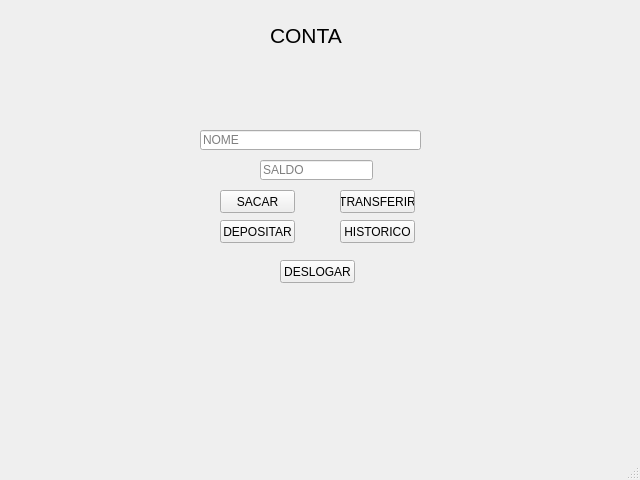
<?xml version="1.0" encoding="UTF-8"?>
<ui version="4.0">
 <class>MainWindow</class>
 <widget class="QMainWindow" name="MainWindow">
  <property name="geometry">
   <rect>
    <x>0</x>
    <y>0</y>
    <width>640</width>
    <height>480</height>
   </rect>
  </property>
  <property name="windowTitle">
   <string>MainWindow</string>
  </property>
  <widget class="QWidget" name="centralwidget">
   <widget class="QLineEdit" name="lineEdit">
    <property name="geometry">
     <rect>
      <x>200</x>
      <y>130</y>
      <width>221</width>
      <height>20</height>
     </rect>
    </property>
    <property name="placeholderText">
     <string>NOME</string>
    </property>
   </widget>
   <widget class="QLineEdit" name="lineEdit_2">
    <property name="geometry">
     <rect>
      <x>260</x>
      <y>160</y>
      <width>113</width>
      <height>20</height>
     </rect>
    </property>
    <property name="placeholderText">
     <string>SALDO</string>
    </property>
   </widget>
   <widget class="QLabel" name="label">
    <property name="geometry">
     <rect>
      <x>270</x>
      <y>20</y>
      <width>81</width>
      <height>31</height>
     </rect>
    </property>
    <property name="font">
     <font>
      <pointsize>16</pointsize>
     </font>
    </property>
    <property name="text">
     <string>CONTA</string>
    </property>
   </widget>
   <widget class="QPushButton" name="pushButton">
    <property name="geometry">
     <rect>
      <x>220</x>
      <y>190</y>
      <width>75</width>
      <height>23</height>
     </rect>
    </property>
    <property name="cursor">
     <cursorShape>PointingHandCursor</cursorShape>
    </property>
    <property name="text">
     <string>SACAR</string>
    </property>
   </widget>
   <widget class="QPushButton" name="pushButton_2">
    <property name="geometry">
     <rect>
      <x>220</x>
      <y>220</y>
      <width>75</width>
      <height>23</height>
     </rect>
    </property>
    <property name="cursor">
     <cursorShape>PointingHandCursor</cursorShape>
    </property>
    <property name="text">
     <string>DEPOSITAR</string>
    </property>
   </widget>
   <widget class="QPushButton" name="pushButton_3">
    <property name="geometry">
     <rect>
      <x>340</x>
      <y>190</y>
      <width>75</width>
      <height>23</height>
     </rect>
    </property>
    <property name="cursor">
     <cursorShape>PointingHandCursor</cursorShape>
    </property>
    <property name="text">
     <string>TRANSFERIR</string>
    </property>
   </widget>
   <widget class="QPushButton" name="pushButton_4">
    <property name="geometry">
     <rect>
      <x>340</x>
      <y>220</y>
      <width>75</width>
      <height>23</height>
     </rect>
    </property>
    <property name="cursor">
     <cursorShape>PointingHandCursor</cursorShape>
    </property>
    <property name="text">
     <string>HISTORICO</string>
    </property>
   </widget>
   <widget class="QPushButton" name="pushButton_5">
    <property name="geometry">
     <rect>
      <x>280</x>
      <y>260</y>
      <width>75</width>
      <height>23</height>
     </rect>
    </property>
    <property name="text">
     <string>DESLOGAR</string>
    </property>
   </widget>
  </widget>
  <widget class="QStatusBar" name="statusbar"/>
 </widget>
 <resources/>
 <connections/>
</ui>
